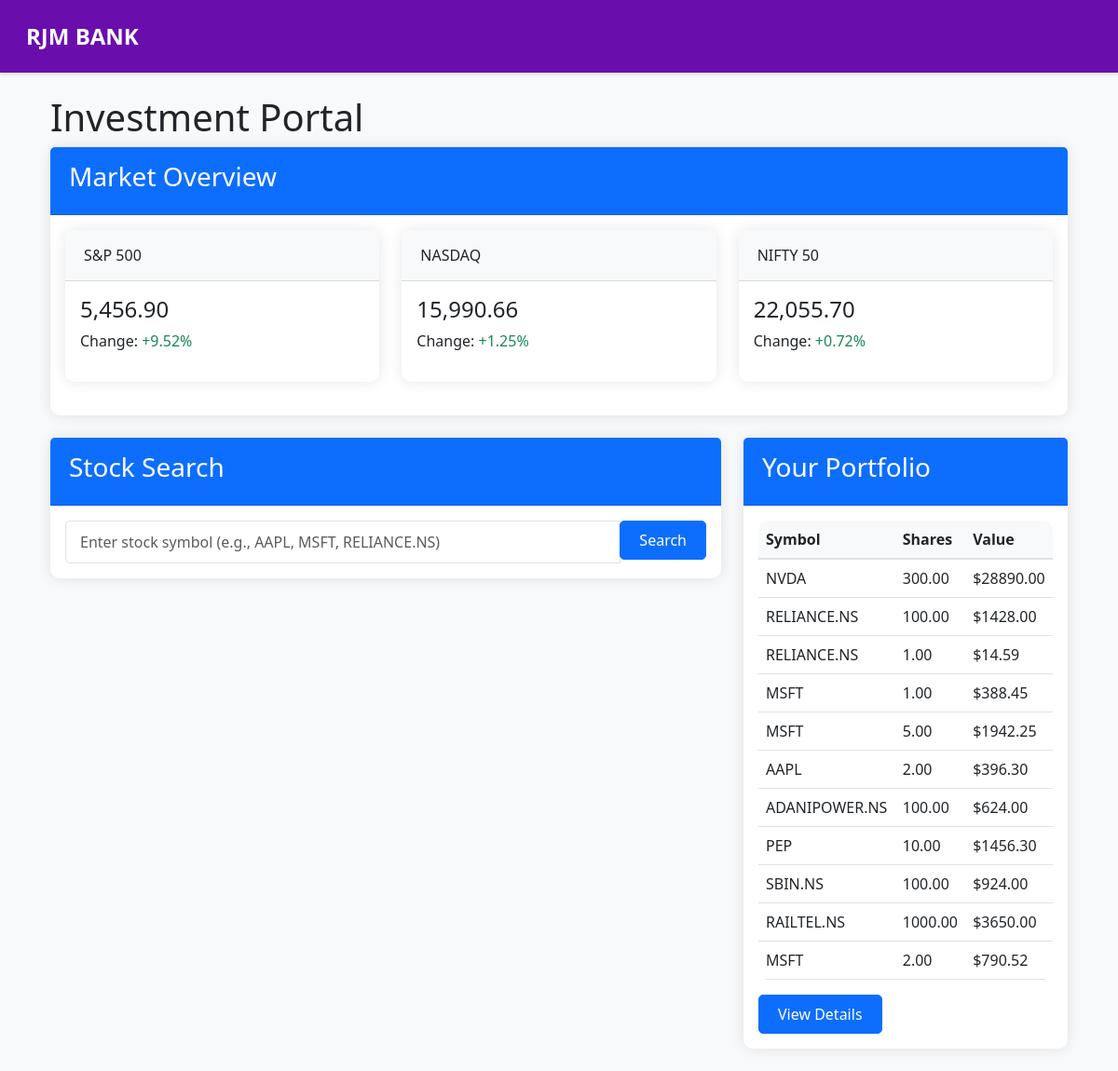
Page /investment/ (signed in) on the committed database.
### core/models.py (models this page shows, shortened)
class Investment(models.Model):
    INVESTMENT_TYPES = [
        ('stock', 'Stocks'),
        ('bond', 'Bonds'),
        ('mutual_fund', 'Mutual Funds'),
        ('etf', 'ETFs'),
        ('crypto', 'Cryptocurrency'),
    ]
    user = models.ForeignKey(settings.AUTH_USER_MODEL, on_delete=models.CASCADE)
    account = models.ForeignKey(Account, on_delete=models.CASCADE, null=True, blank=True)
    investment_type = models.CharField(max_length=20, choices=INVESTMENT_TYPES, default='stock')
    symbol = models.CharField(max_length=10, default='UNKNOWN')
    stock_name = models.CharField(max_length=100, default='Unknown Stock')
    shares = models.DecimalField(max_digits=10, decimal_places=2)
    purchase_price = models.DecimalField(max_digits=10, decimal_places=2, default=0.0)
    current_price = models.DecimalField(max_digits=10, decimal_places=2, null=True, blank=True)
    purchase_date = models.DateTimeField(auto_now_add=True)
    amount = models.DecimalField(max_digits=10, decimal_places=2, default=0.0)
    current_value = models.DecimalField(max_digits=10, decimal_places=2, null=True, blank=True)

### core/views.py (the view)
# urls.py: path('investment/', views.investment_page, name='investment_page'),
@login_required
def investment_page(request):
    user_accounts = Account.objects.filter(user=request.user)
    if hasattr(request.user, 'account_balance') and user_accounts.exists():
        account = user_accounts.first()
        if account.balance != request.user.account_balance:
            print(f"Syncing account balance: Account model: ${account.balance}, User model: ${request.user.account_balance}")
            account.balance = request.user.account_balance
            account.save()
    user_accounts = Account.objects.filter(user=request.user)
    print(f"Found {user_accounts.count()} accounts for user {request.user.username}")
    for account in user_accounts:
        print(f"Account: {account.account_number}, Balance: {account.balance}")
    investments = Investment.objects.filter(user=request.user)
    total_investment_value = sum(investment.current_value or 0 for investment in investments)
    context = {
        'user_accounts': user_accounts,
        'investments': investments,
        'total_investment_value': total_investment_value,
    }
    return render(request, 'investment.html', context)

### templates/investment.html (shortened to what this page needs)
{% extends 'base.html' %}
{% load static %}
{% block content %}
<div class="container mt-4">
    <h1>Investment Portal</h1>
    <div class="card mb-4">
        <div class="card-header bg-primary text-white">
            <h3>Market Overview</h3>
        </div>
        <div class="card-body">
            <div class="row">
                <div class="col-md-4">
                    <div class="card">
                        <div class="card-header">S&P 500</div>
                        <div class="card-body">
                            <h4 id="sp500-value">Loading...</h4>
                            <p>Change: <span id="sp500-change">...</span></p>
                        </div>
                    </div>
                </div>
                <div class="col-md-4">
                    <div class="card">
                        <div class="card-header">NASDAQ</div>
                        <div class="card-body">
                            <h4 id="nasdaq-value">Loading...</h4>
                            <p>Change: <span id="nasdaq-change">...</span></p>
                        </div>
                    </div>
                </div>
                <div class="col-md-4">
                    <div class="card">
                        <div class="card-header">NIFTY 50</div>
                        <div class="card-body">
                            <h4 id="nifty-value">Loading...</h4>
                            <p>Change: <span id="nifty-change">...</span></p>
                        </div>
                    </div>
                </div>
            </div>
        </div>
    </div>
    <div class="row">
        <div class="col-md-8">
            <div class="card mb-4">
                <div class="card-header bg-primary text-white">
                    <h3>Stock Search</h3>
                </div>
                <div class="card-body">
                    <form id="stock-search-form">
                        <div class="input-group">
                            <input type="text" id="stock-symbol" class="form-control" placeholder="Enter stock symbol (e.g., AAPL, MSFT, RELIANCE.NS)">
                            <div class="input-group-append">
                                <button class="btn btn-primary" type="submit">Search</button>
                            </div>
                        </div>
                    </form>
                </div>
            </div>
        </div>
        <div class="col-md-4">
            <div class="card mb-4">
                <div class="card-header bg-primary text-white">
                    <h3>Your Portfolio</h3>
                </div>
                <div class="card-body">
                    <table class="table">
                        <thead>
                            <tr>
                                <th>Symbol</th>
                                <th>Shares</th>
                                <th>Value</th>
                            </tr>
                        </thead>
                        <tbody>
                            {% if investments %}
                                {% for investment in investments %}
                                <tr>
                                    <td>{{ investment.symbol|default:"N/A" }}</td>
                                    <td>{{ investment.shares }}</td>
                                    <td>${{ investment.current_value|floatformat:2 }}</td>
                                </tr>
                                {% endfor %}
                            {% else %}
                                <tr>
                                    <td colspan="3" class="text-center">No investments found</td>
                                </tr>
                            {% endif %}
                        </tbody>
                    </table>
                    <a href="{% url 'view_investments' %}" class="btn btn-primary">View Details</a>
                </div>
            </div>
        </div>
    </div>
</div>
{% endblock %}

### templates/base.html (shortened to what this page needs)
<!DOCTYPE html>
<html lang="en">
<head>
    <link href="https://cdn.jsdelivr.net/npm/bootstrap@5.3.0/dist/css/bootstrap.min.css" rel="stylesheet">
    <link href="/static/css/style.css" rel="stylesheet">
</head>
<body>
    <nav class="navbar navbar-expand-lg">
        <div class="container-fluid">
            {% if request.path|slice:":10" == "/about_us/" or request.path|slice:":13" == "/get_started/" or request.path|slice:":12" == "/learn_more/" or request.path|slice:":13" == "/download_app/" or request.path|slice:":19" == "/security_features/" or request.path|slice:":10" == "/settings/" or request.path|slice:":10" == "/services/" or request.path|slice:":9" == "/contact/" %}
                <a class="navbar-brand" href="{% url 'homepage' %}">RJM BANK</a>
            {% else %}
                <a class="navbar-brand" href="{% url 'dashboard' %}">RJM BANK</a>
            {% endif %}
        </div>
    </nav>
    <div class="container mt-4">
        {% block content %}
        {% endblock %}
    </div>
</body>
</html>

### static/css/style.css (style rules this page uses)
body { background-color: #f8f9fa; }
.navbar { box-shadow: 0 2px 4px rgba(0,0,0,0.1); }
.card { border: none; border-radius: 10px; box-shadow: 0 0 15px rgba(0,0,0,0.1); margin-bottom: 20px; }
.card-header { background-color: #f8f9fa; border-bottom: 1px solid rgba(0,0,0,0.125); padding: 15px 20px; }
.btn { border-radius: 5px; padding: 8px 20px; transition: all 0.3s ease; }
.btn-primary { background-color: #0d6efd; border-color: #0d6efd; }
.form-control { border-radius: 5px; padding: 10px 15px; }
.table { background-color: white; border-radius: 10px; overflow: hidden; }
.table thead th { background-color: #f8f9fa; border-bottom: 2px solid #dee2e6; }

### templates/base.html (style rules this page uses)
:root { --primary-color: #6A0DAD; }
.navbar { background-color: var(--primary-color); padding: 1rem; }
.navbar-brand { color: white; font-weight: bold; font-size: 1.5rem; cursor: pointer; }

### rows in the picture
Investment: symbol "NVDA", shares "300.00", current_value "28890.00"
Investment: symbol "RELIANCE.NS", shares "100.00", current_value "1428.00"
Investment: symbol "RELIANCE.NS", shares "1.00", current_value "14.59"
Investment: symbol "MSFT", shares "1.00", current_value "388.45"
Investment: symbol "MSFT", shares "5.00", current_value "1942.25"
Investment: symbol "AAPL", shares "2.00", current_value "396.30"
Investment: symbol "ADANIPOWER.NS", shares "100.00", current_value "624.00"
Investment: symbol "PEP", shares "10.00", current_value "1456.30"
Investment: symbol "SBIN.NS", shares "100.00", current_value "924.00"
Investment: symbol "RAILTEL.NS", shares "1000.00", current_value "3650.00"
Investment: symbol "MSFT", shares "2.00", current_value "790.52"
